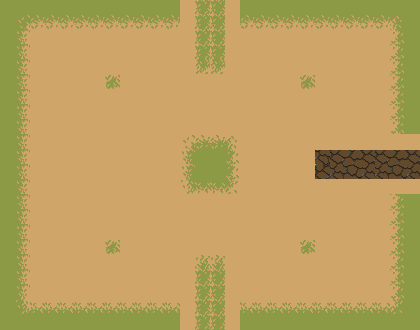

The image is a tile-based game level rendered from a .tmx file. Its description and complete source (layers, tilesets, objects, tile grids) follow:
An orthogonal 28x22 tile map with 15x15 px tiles, 1 tile layer (sueloLayer), 2 tilesets and 22 objects.

<map version="1.10" tiledversion="1.10.2" orientation="orthogonal" renderorder="right-down" width="28" height="22" tilewidth="15" tileheight="15" infinite="0" nextlayerid="3" nextobjectid="29">
 <tileset firstgid="1" source="Ground Tileset.tsx" />
 <tileset firstgid="331" source="bossTileset.tsx" />
 <layer id="1" name="sueloLayer" width="28" height="22">
  <data encoding="csv">
255,255,255,255,255,255,255,255,255,255,255,255,244,257,257,244,255,255,255,255,255,255,255,255,255,255,255,255,
255,221,222,222,222,222,222,222,222,222,222,222,244,257,257,244,222,222,222,222,222,222,222,222,222,222,223,255,
255,243,244,244,244,244,244,244,244,244,244,244,244,257,257,244,244,244,244,244,244,244,244,244,244,244,245,255,
255,243,244,244,244,244,244,244,244,244,244,244,244,257,257,244,244,244,244,244,244,244,244,244,244,244,245,255,
255,243,244,244,244,244,244,244,244,244,244,244,244,279,279,244,244,244,244,244,244,244,244,244,244,244,245,255,
255,243,244,244,244,244,244,301,244,244,244,244,244,244,244,244,244,244,244,244,301,244,244,244,244,244,245,255,
255,243,244,244,244,244,244,244,244,244,244,244,244,244,244,244,244,244,244,244,244,244,244,244,244,244,245,255,
255,243,244,244,244,244,244,244,244,244,244,244,244,244,244,244,244,244,244,244,244,244,244,244,244,244,245,255,
255,243,244,244,244,244,244,244,244,244,244,244,244,244,244,244,244,244,244,244,244,244,244,244,244,244,245,255,
255,243,244,244,244,244,244,244,244,244,244,244,232,233,233,234,244,244,244,244,244,244,244,244,244,244,244,244,
255,243,244,244,244,244,244,244,244,244,244,244,254,255,255,256,244,244,244,244,244,460,545,546,547,545,546,547,
255,243,244,244,244,244,244,244,244,244,244,244,254,255,255,256,244,244,244,244,244,715,630,631,632,630,631,632,
255,243,244,244,244,244,244,244,244,244,244,244,276,277,277,278,244,244,244,244,244,244,244,244,244,244,244,244,
255,243,244,244,244,244,244,244,244,244,244,244,244,244,244,244,244,244,244,244,244,244,244,244,244,244,245,255,
255,243,244,244,244,244,244,244,244,244,244,244,244,244,244,244,244,244,244,244,244,244,244,244,244,244,245,255,
255,243,244,244,244,244,244,244,244,244,244,244,244,244,244,244,244,244,244,244,244,244,244,244,244,244,245,255,
255,243,244,244,244,244,244,301,244,244,244,244,244,244,244,244,244,244,244,244,301,244,244,244,244,244,245,255,
255,243,244,244,244,244,244,244,244,244,244,244,244,235,235,244,244,244,244,244,244,244,244,244,244,244,245,255,
255,243,244,244,244,244,244,244,244,244,244,244,244,257,257,244,244,244,244,244,244,244,244,244,244,244,245,255,
255,243,244,244,244,244,244,244,244,244,244,244,244,257,257,244,244,244,244,244,244,244,244,244,244,244,245,255,
255,265,266,266,266,266,266,266,266,266,266,266,244,257,257,244,266,266,266,266,266,266,266,266,266,266,267,255,
255,255,255,255,255,255,255,255,255,255,255,255,244,257,257,244,255,255,255,255,255,255,255,255,255,255,255,255
</data>
 </layer>
 <objectgroup id="2" name="Colisiones">
  <object id="1" x="0" y="0" width="165" height="15">
   <properties>
    <property name="name" value="pared" />
   </properties>
  </object>
  <object id="2" x="0" y="15" width="15" height="300">
   <properties>
    <property name="name" value="pared" />
   </properties>
  </object>
  <object id="3" x="0" y="315" width="165" height="15">
   <properties>
    <property name="name" value="pared" />
   </properties>
  </object>
  <object id="4" x="255" y="315" width="165" height="15">
   <properties>
    <property name="name" value="pared" />
   </properties>
  </object>
  <object id="5" x="405" y="210" width="15" height="105">
   <properties>
    <property name="name" value="pared" />
   </properties>
  </object>
  <object id="6" x="405" y="0" width="15" height="120">
   <properties>
    <property name="name" value="pared" />
   </properties>
  </object>
  <object id="7" x="255" y="0" width="150" height="15">
   <properties>
    <property name="name" value="pared" />
   </properties>
  </object>
  <object id="8" x="165" y="0" width="90" height="15">
   <properties>
    <property name="name" value="puerta" />
   </properties>
  </object>
  <object id="9" x="405" y="120" width="15" height="90">
   <properties>
    <property name="name" value="puerta" />
   </properties>
  </object>
  <object id="10" x="165" y="315" width="90" height="15">
   <properties>
    <property name="name" value="puerta" />
   </properties>
  </object>
  <object id="11" x="195" y="255" width="30" height="30">
   <properties>
    <property name="name" value="start" />
   </properties>
  </object>
  <object id="12" x="345" y="150" width="30" height="30">
   <properties>
    <property name="name" value="start" />
   </properties>
  </object>
  <object id="13" x="195" y="45" width="30" height="30">
   <properties>
    <property name="name" value="start" />
   </properties>
  </object>
  <object id="23" x="195" y="45" width="30" height="30">
   <properties>
    <property name="name" value="start" />
   </properties>
  </object>
  <object id="14" x="150" y="-45" width="120" height="30">
   <properties>
    <property name="name" value="end" />
   </properties>
  </object>
  <object id="15" x="435" y="105" width="30" height="120">
   <properties>
    <property name="name" value="end" />
   </properties>
  </object>
  <object id="16" x="150" y="345" width="120" height="30">
   <properties>
    <property name="name" value="end" />
   </properties>
  </object>
  <object id="24" gid="134" x="105" y="90" width="16" height="16">
   <properties>
    <property name="enemigo" value="simple" />
   </properties>
  </object>
  <object id="25" gid="134" x="300" y="90" width="16" height="16">
   <properties>
    <property name="enemigo" value="simple" />
   </properties>
  </object>
  <object id="26" gid="134" x="300" y="255" width="16" height="16">
   <properties>
    <property name="enemigo" value="simple" />
   </properties>
  </object>
  <object id="27" gid="134" x="105" y="255" width="16" height="16">
   <properties>
    <property name="enemigo" value="simple" />
   </properties>
  </object>
  <object id="28" gid="134" x="195" y="179" width="30" height="30">
   <properties>
    <property name="enemigo" value="simple" />
   </properties>
  </object>
 </objectgroup>
</map>
